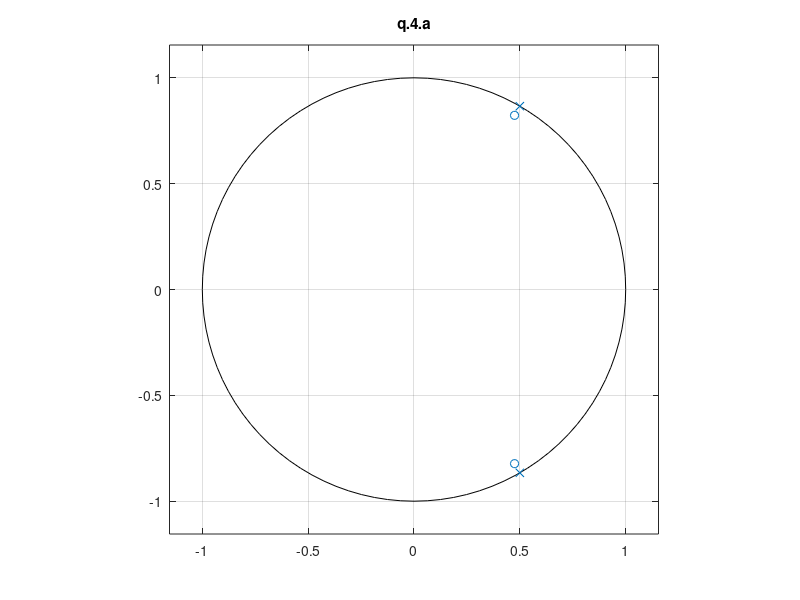

Write the MATLAB code that produced this figure.
%-------------q.4.a--------------

r=0.95;
x=pi/3;

a=[1 -2*cos(x) 1];
b=[1 -2*r*cos(x) r*r];

zplane(b, a);
title('q.4.a');
